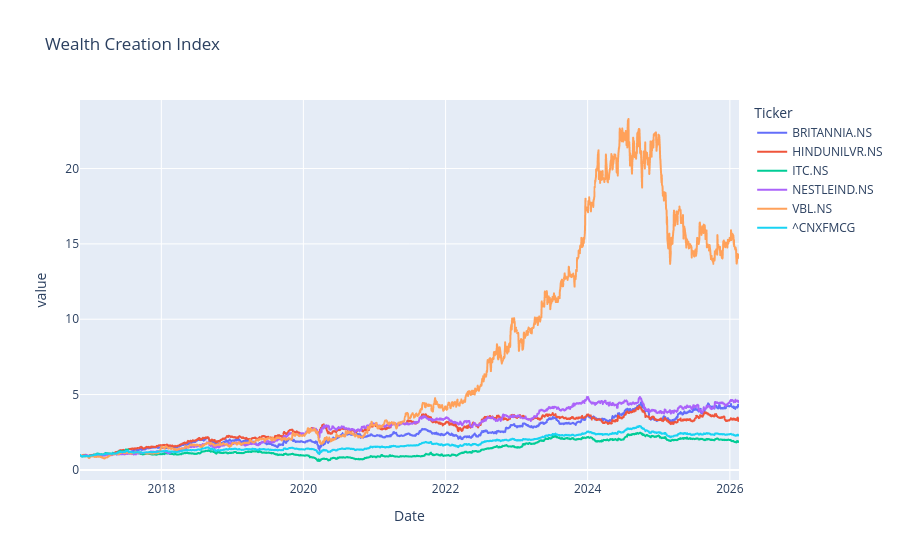

The cell this chart's notebook holds for it:
### Markdown cell above
# Daily Cummulative Returns

### Code cell
daily_cum_returns = np.exp(log_returns.cumsum())
daily_cum_returns.plot(title = 'Wealth Creation Index')

### Figure 1 — Plotly figure (JSON) as saved in the notebook; plotly's stock layout.template omitted (floating-point values rounded to 4 significant figures; data arrays with more than 128 entries replaced by an {"elided": "..."} marker saying what was removed)
{"data": [{"hovertemplate": "Ticker=BRITANNIA.NS<br>Date=%{x}<br>value=%{y}<extra></extra>", "legendgroup": "BRITANNIA.NS", "line": {"color": "#636efa", "dash": "solid"}, "marker": {"symbol": "circle"}, "mode": "lines", "name": "BRITANNIA.NS", "showlegend": true, "type": "scattergl", "x": {"elided": "2254 str values"}, "xaxis": "x", "y": {"elided": "2254 float values"}, "yaxis": "y"}, {"hovertemplate": "Ticker=HINDUNILVR.NS<br>Date=%{x}<br>value=%{y}<extra></extra>", "legendgroup": "HINDUNILVR.NS", "line": {"color": "#EF553B", "dash": "solid"}, "marker": {"symbol": "circle"}, "mode": "lines", "name": "HINDUNILVR.NS", "showlegend": true, "type": "scattergl", "x": {"elided": "2254 str values"}, "xaxis": "x", "y": {"elided": "2254 float values"}, "yaxis": "y"}, {"hovertemplate": "Ticker=ITC.NS<br>Date=%{x}<br>value=%{y}<extra></extra>", "legendgroup": "ITC.NS", "line": {"color": "#00cc96", "dash": "solid"}, "marker": {"symbol": "circle"}, "mode": "lines", "name": "ITC.NS", "showlegend": true, "type": "scattergl", "x": {"elided": "2254 str values"}, "xaxis": "x", "y": {"elided": "2254 float values"}, "yaxis": "y"}, {"hovertemplate": "Ticker=NESTLEIND.NS<br>Date=%{x}<br>value=%{y}<extra></extra>", "legendgroup": "NESTLEIND.NS", "line": {"color": "#ab63fa", "dash": "solid"}, "marker": {"symbol": "circle"}, "mode": "lines", "name": "NESTLEIND.NS", "showlegend": true, "type": "scattergl", "x": {"elided": "2254 str values"}, "xaxis": "x", "y": {"elided": "2254 float values"}, "yaxis": "y"}, {"hovertemplate": "Ticker=VBL.NS<br>Date=%{x}<br>value=%{y}<extra></extra>", "legendgroup": "VBL.NS", "line": {"color": "#FFA15A", "dash": "solid"}, "marker": {"symbol": "circle"}, "mode": "lines", "name": "VBL.NS", "showlegend": true, "type": "scattergl", "x": {"elided": "2254 str values"}, "xaxis": "x", "y": {"elided": "2254 float values"}, "yaxis": "y"}, {"hovertemplate": "Ticker=^CNXFMCG<br>Date=%{x}<br>value=%{y}<extra></extra>", "legendgroup": "^CNXFMCG", "line": {"color": "#19d3f3", "dash": "solid"}, "marker": {"symbol": "circle"}, "mode": "lines", "name": "^CNXFMCG", "showlegend": true, "type": "scattergl", "x": {"elided": "2254 str values"}, "xaxis": "x", "y": {"elided": "2254 float values"}, "yaxis": "y"}], "layout": {"autosize": true, "legend": {"title": {"text": "Ticker"}, "tracegroupgap": 0}, "title": {"text": "Wealth Creation Index"}, "xaxis": {"anchor": "y", "autorange": true, "domain": [0, 1], "range": ["2016-11-09", "2026-02-17"], "title": {"text": "Date"}, "type": "date"}, "yaxis": {"anchor": "x", "autorange": true, "domain": [0, 1], "range": [-0.6711, 24.55], "title": {"text": "value"}, "type": "linear"}}}
